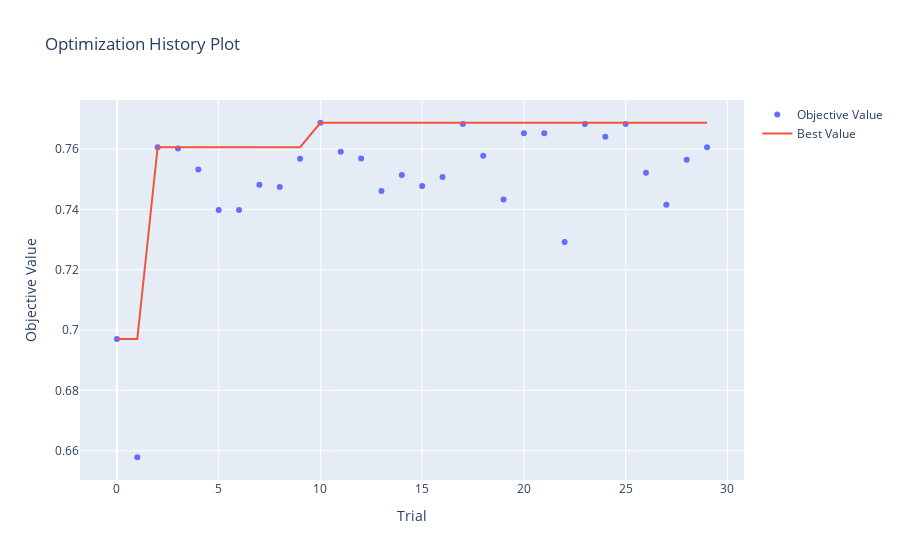

The cell this chart's notebook holds for it:
### Code cell
optuna.visualization.plot_optimization_history(study_rf).show()

### Figure 1 — Plotly figure (JSON) as saved in the notebook; plotly's stock layout.template omitted (floating-point values rounded to 4 significant figures)
{"data": [{"mode": "markers", "name": "Objective Value", "type": "scatter", "x": [0, 1, 2, 3, 4, 5, 6, 7, 8, 9, 10, 11, 12, 13, 14, 15, 16, 17, 18, 19, 20, 21, 22, 23, 24, 25, 26, 27, 28, 29], "y": [0.697, 0.6579, 0.7606, 0.7602, 0.7532, 0.7397, 0.7397, 0.7481, 0.7474, 0.7568, 0.7687, 0.7591, 0.7569, 0.7461, 0.7514, 0.7477, 0.7507, 0.7683, 0.7577, 0.7432, 0.7652, 0.7652, 0.7292, 0.7683, 0.7641, 0.7683, 0.7521, 0.7415, 0.7564, 0.7606]}, {"mode": "lines", "name": "Best Value", "type": "scatter", "x": [0, 1, 2, 3, 4, 5, 6, 7, 8, 9, 10, 11, 12, 13, 14, 15, 16, 17, 18, 19, 20, 21, 22, 23, 24, 25, 26, 27, 28, 29], "y": [0.697, 0.697, 0.7606, 0.7606, 0.7606, 0.7606, 0.7606, 0.7606, 0.7606, 0.7606, 0.7687, 0.7687, 0.7687, 0.7687, 0.7687, 0.7687, 0.7687, 0.7687, 0.7687, 0.7687, 0.7687, 0.7687, 0.7687, 0.7687, 0.7687, 0.7687, 0.7687, 0.7687, 0.7687, 0.7687]}, {"marker": {"color": "#cccccc"}, "mode": "markers", "name": "Infeasible Trial", "showlegend": false, "type": "scatter", "x": [], "y": []}], "layout": {"title": {"text": "Optimization History Plot"}, "xaxis": {"title": {"text": "Trial"}}, "yaxis": {"title": {"text": "Objective Value"}}}}
